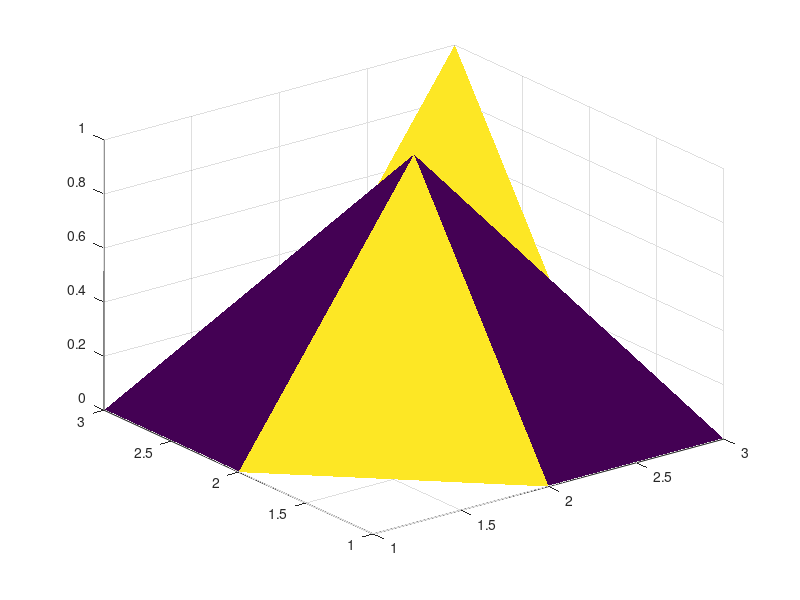

Reproduce this figure in MATLAB.
function [ varargout ] = surfn( varargin )
% SURFNF macro for surf with no edge
% type 'help surf' for more information
if(nargout == 0)
    surf(varargin{:},'EdgeColor','none');
else
    varargout{:} = surf(varargin{:},'EdgeColor','none');
end
end

